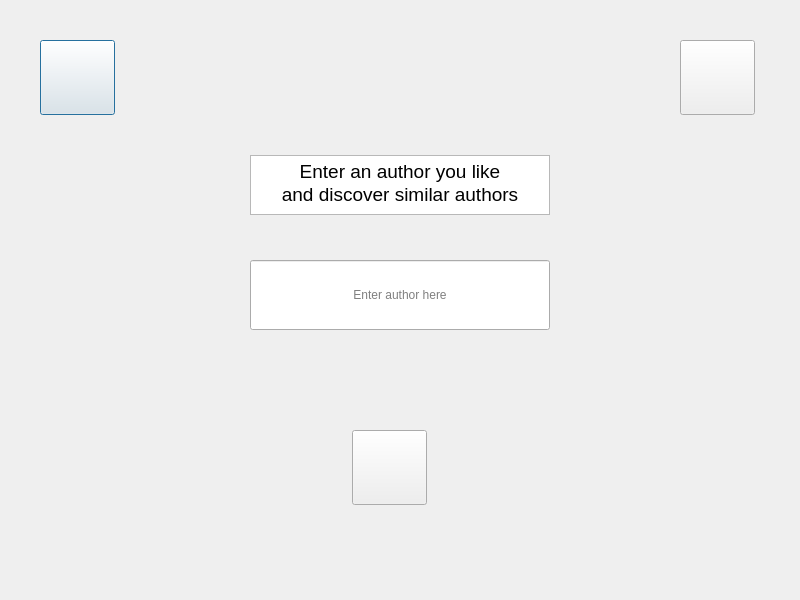
<?xml version="1.0" encoding="UTF-8"?>
<ui version="4.0">
 <class>Dialog</class>
 <widget class="QDialog" name="Dialog">
  <property name="geometry">
   <rect>
    <x>0</x>
    <y>0</y>
    <width>800</width>
    <height>600</height>
   </rect>
  </property>
  <property name="windowTitle">
   <string>Dialog</string>
  </property>
  <widget class="QPushButton" name="AuthorHelpBtn">
   <property name="geometry">
    <rect>
     <x>40</x>
     <y>40</y>
     <width>75</width>
     <height>75</height>
    </rect>
   </property>
   <property name="text">
    <string/>
   </property>
   <property name="icon">
    <iconset>
     <normaloff>images/QuestionMark.png</normaloff>images/QuestionMark.png</iconset>
   </property>
   <property name="iconSize">
    <size>
     <width>48</width>
     <height>48</height>
    </size>
   </property>
  </widget>
  <widget class="QPushButton" name="AuthorHomeBtn">
   <property name="geometry">
    <rect>
     <x>680</x>
     <y>40</y>
     <width>75</width>
     <height>75</height>
    </rect>
   </property>
   <property name="text">
    <string/>
   </property>
   <property name="icon">
    <iconset>
     <normaloff>images/home.png</normaloff>images/home.png</iconset>
   </property>
   <property name="iconSize">
    <size>
     <width>48</width>
     <height>48</height>
    </size>
   </property>
  </widget>
  <widget class="QTextBrowser" name="AuthorTitleMsg">
   <property name="geometry">
    <rect>
     <x>250</x>
     <y>155</y>
     <width>300</width>
     <height>60</height>
    </rect>
   </property>
   <property name="html">
    <string>&lt;!DOCTYPE HTML PUBLIC &quot;-//W3C//DTD HTML 4.0//EN&quot; &quot;http://www.w3.org/TR/REC-html40/strict.dtd&quot;&gt;
&lt;html&gt;&lt;head&gt;&lt;meta name=&quot;qrichtext&quot; content=&quot;1&quot; /&gt;&lt;style type=&quot;text/css&quot;&gt;
p, li { white-space: pre-wrap; }
&lt;/style&gt;&lt;/head&gt;&lt;body style=&quot; font-family:'MS Shell Dlg 2'; font-size:8.25pt; font-weight:400; font-style:normal;&quot;&gt;
&lt;p align=&quot;center&quot; style=&quot; margin-top:0px; margin-bottom:0px; margin-left:0px; margin-right:0px; -qt-block-indent:0; text-indent:0px;&quot;&gt;&lt;span style=&quot; font-size:14pt;&quot;&gt;Enter an author you like&lt;/span&gt;&lt;/p&gt;
&lt;p align=&quot;center&quot; style=&quot; margin-top:0px; margin-bottom:0px; margin-left:0px; margin-right:0px; -qt-block-indent:0; text-indent:0px;&quot;&gt;&lt;span style=&quot; font-size:14pt;&quot;&gt;and discover similar authors&lt;/span&gt;&lt;/p&gt;&lt;/body&gt;&lt;/html&gt;</string>
   </property>
  </widget>
  <widget class="QLineEdit" name="AuthorSearchBox">
   <property name="geometry">
    <rect>
     <x>250</x>
     <y>260</y>
     <width>300</width>
     <height>70</height>
    </rect>
   </property>
   <property name="alignment">
    <set>Qt::AlignCenter</set>
   </property>
   <property name="placeholderText">
    <string>Enter author here</string>
   </property>
   <property name="clearButtonEnabled">
    <bool>true</bool>
   </property>
  </widget>
  <widget class="QPushButton" name="AuthorSearchBtn">
   <property name="geometry">
    <rect>
     <x>352</x>
     <y>430</y>
     <width>75</width>
     <height>75</height>
    </rect>
   </property>
   <property name="text">
    <string/>
   </property>
   <property name="icon">
    <iconset>
     <normaloff>images/search.png</normaloff>images/search.png</iconset>
   </property>
   <property name="iconSize">
    <size>
     <width>48</width>
     <height>48</height>
    </size>
   </property>
  </widget>
 </widget>
 <resources/>
 <connections/>
</ui>
